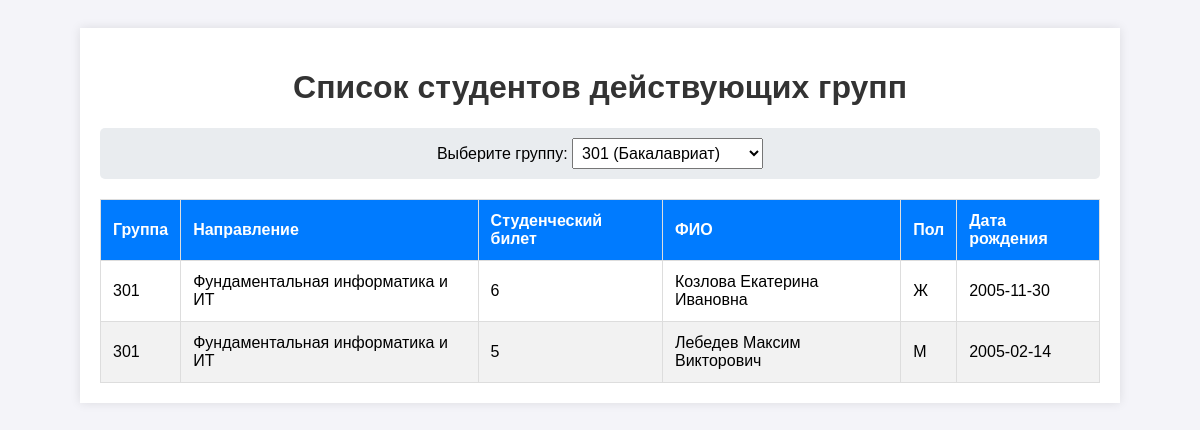
The page /index.php?group_id=3 on the database its author committed.
### tables this page shows
CREATE TABLE Students (
    id INTEGER PRIMARY KEY AUTOINCREMENT,
    full_name TEXT NOT NULL,
    birth_date DATE NOT NULL,
    gender TEXT CHECK(gender IN ('М', 'Ж')) NOT NULL,
    group_id INTEGER NOT NULL,
    FOREIGN KEY (group_id) REFERENCES Groups(id) ON DELETE CASCADE
);

CREATE TABLE Groups (
    id INTEGER PRIMARY KEY AUTOINCREMENT,
    name TEXT NOT NULL,
    admission_year INTEGER NOT NULL,
    direction_id INTEGER NOT NULL,
    FOREIGN KEY (direction_id) REFERENCES Directions(id) ON DELETE RESTRICT
);

CREATE TABLE Directions (
    id INTEGER PRIMARY KEY AUTOINCREMENT,
    name TEXT NOT NULL,
    degree TEXT CHECK(degree IN ('Бакалавриат', 'Магистратура')) NOT NULL,
    UNIQUE(name, degree)
);

### db.php (called while the page is built, shortened)
<?php
function getActiveGroups(PDO $pdo): array {
    $currentYear = (int)date('Y');
    $sql = "
        SELECT
            g.id,
            g.name,
            g.admission_year,
            d.id as direction_id,
            d.name as dir_name
        FROM Groups g
        JOIN Directions d ON g.direction_id = d.id
        ORDER BY g.name ASC
    ";
    $stmt = $pdo->query($sql);
    $allGroups = $stmt->fetchAll();
    $activeGroups = [];
    foreach ($allGroups as $group) {
        if ($group['direction_id'] <= 3) {
            $duration = 4;
            $degreeName = 'Бакалавриат';
        } else {
            $duration = 2;
            $degreeName = 'Магистратура';
        }
        $gradYear = $group['admission_year'] + $duration;
        if ($gradYear > $currentYear) {
            $group['degree'] = $degreeName;
            $activeGroups[] = $group;
        }
    }
    return $activeGroups;
}
function getStudents(PDO $pdo, ?int $groupId = null): array {
    $currentYear = (int)date('Y');
    $sql = "
        SELECT
            s.id as ticket,
            s.full_name,
            s.birth_date,
            s.gender,
            g.id as group_id,
            g.name as group_name,
            g.admission_year,
            d.id as direction_id,
            d.name as direction
        FROM Students s
        JOIN Groups g ON s.group_id = g.id
        JOIN Directions d ON g.direction_id = d.id
    ";
    if ($groupId !== null) {
        $sql .= " WHERE g.id = " . (int)$groupId;
    }
    $sql .= " ORDER BY g.name ASC, s.full_name ASC";
    $stmt = $pdo->query($sql);
    $allStudents = $stmt->fetchAll();
    $activeStudents = [];
    foreach ($allStudents as $student) {
        $duration = ($student['direction_id'] <= 3) ? 4 : 2;
        $gradYear = $student['admission_year'] + $duration;
        if ($gradYear > $currentYear) {
            $activeStudents[] = $student;
        }
    }
    return $activeStudents;
}

### index.php (the view, shortened to what this page needs)
<?php
require_once 'db.php';
$pdo = getDbConnection();
$groups = getActiveGroups($pdo);
$selectedGroupId = isset($_GET['group_id']) && $_GET['group_id'] !== '' ? (int)$_GET['group_id'] : null;
$students = getStudents($pdo, $selectedGroupId);
?>
<!DOCTYPE html>
<html lang="ru">
<head>
    <link rel="stylesheet" href="style.css">
</head>
<body>
<div class="container">
    <h1>Список студентов действующих групп</h1>
    <form action="index.php" method="GET" class="filter-form">
        <label for="group_select">Выберите группу:</label>
        <select name="group_id" id="group_select" onchange="this.form.submit()">
            <?php foreach ($groups as $group): ?>
                <option value="<?= $group['id'] ?>" <?= ($selectedGroupId === $group['id']) ? 'selected' : '' ?>>
                    <?= htmlspecialchars($group['name']) ?> (<?= htmlspecialchars($group['degree']) ?>)
                </option>
            <?php endforeach; ?>
        </select>
    </form>
    <table>
        <thead>
            <tr>
                <th>Группа</th>
                <th>Направление</th>
                <th>Студенческий билет</th>
                <th>ФИО</th>
                <th>Пол</th>
                <th>Дата рождения</th>
            </tr>
        </thead>
        <tbody>
            <?php if (empty($students)): ?>
                <tr>
                    <td colspan="6" style="text-align: center;">Студенты не найдены</td>
                </tr>
            <?php else: ?>
                <?php foreach ($students as $student): ?>
                    <tr>
                        <td><?= htmlspecialchars($student['group_name']) ?></td>
                        <td><?= htmlspecialchars($student['direction']) ?></td>
                        <td><?= htmlspecialchars($student['ticket']) ?></td>
                        <td><?= htmlspecialchars($student['full_name']) ?></td>
                        <td><?= htmlspecialchars($student['gender']) ?></td>
                        <td><?= htmlspecialchars($student['birth_date']) ?></td>
                    </tr>
                <?php endforeach; ?>
            <?php endif; ?>
        </tbody>
    </table>
</div>
</body>
</html>

### style.css (style rules this page uses)
body { font-family: Arial, sans-serif; background-color: #f4f4f9; padding: 20px; }
.container { max-width: 1000px; margin: 0 auto; background: white; padding: 20px; box-shadow: 0 0 10px rgba(0, 0, 0, 0.1); }
h1 { text-align: center; color: #333; }
.filter-form { margin-bottom: 20px; text-align: center; padding: 10px; background: #e9ecef; border-radius: 5px; }
select { padding: 5px; font-size: 16px; }
table { width: 100%; border-collapse: collapse; margin-top: 10px; }
th, td { padding: 12px; border: 1px solid #ddd; text-align: left; }
th { background-color: #007bff; color: white; }
tr:nth-child(even) { background-color: #f2f2f2; }

### rows shown on the page
students: group.name "301", directions.name "Фундаментальная информатика и ИТ", id "6", full_name "Козлова Екатерина Ивановна", gender "Ж", birth_date "2005-11-30"
students: group.name "301", directions.name "Фундаментальная информатика и ИТ", id "5", full_name "Лебедев Максим Викторович", gender "М", birth_date "2005-02-14"

### other values the page prints
form field group_id "301 (Бакалавриат)"
